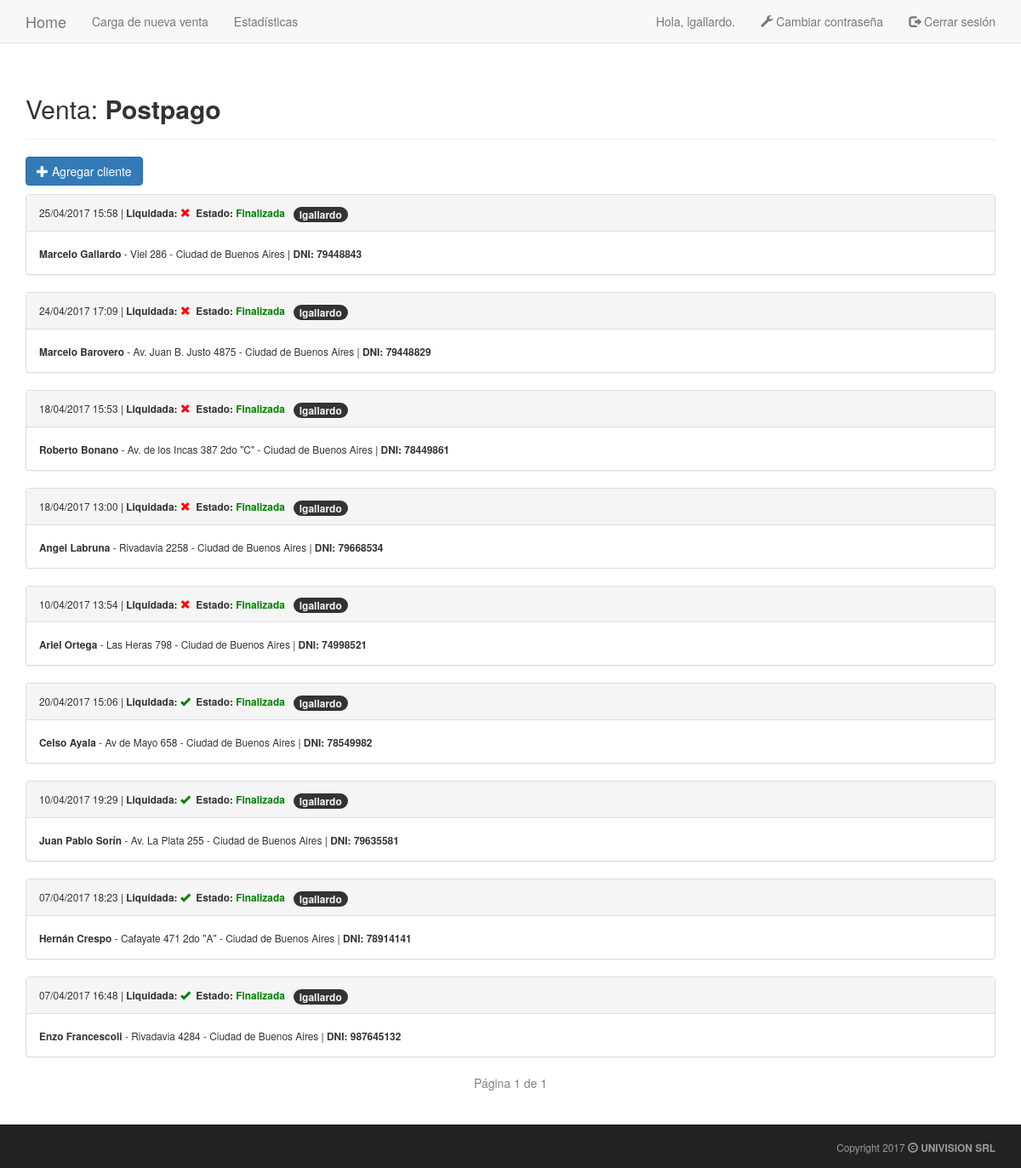
Before: /ventas/2/ (signed in) with the older database file.
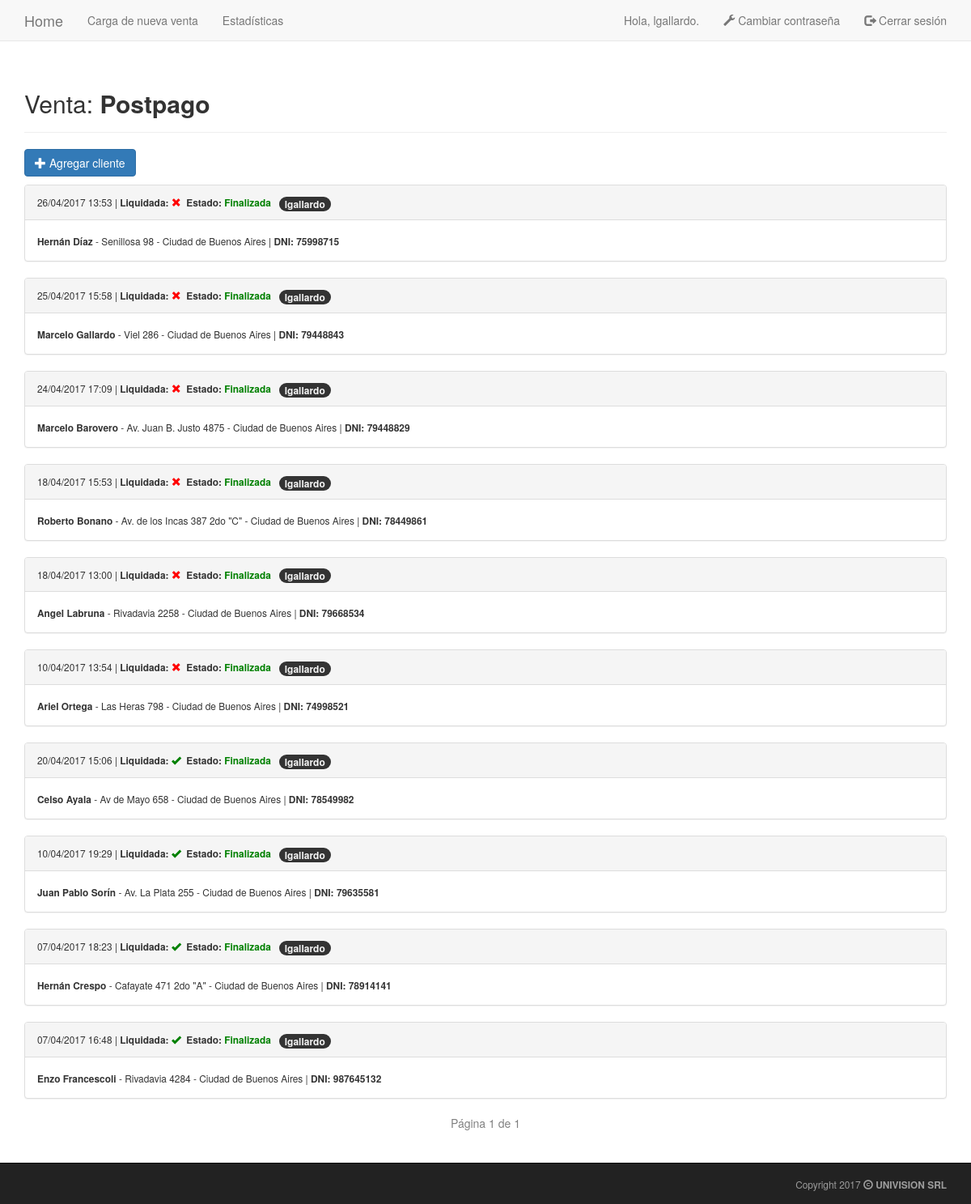
After: the same page with the newer database file.
### seguimientos/models.py (models this page shows, shortened)
class VentaNueva(models.Model):
    venta = models.ForeignKey(Venta)
    date_added = models.DateTimeField(auto_now_add=True)
    client = models.IntegerField(unique=True)
    name = models.CharField(max_length=40)
    surname = models.CharField(max_length=50)
    address = models.CharField(max_length=100)
    location = models.CharField(max_length=100)
    PREPAGO = 2
    PLATA = 3
    ORO = 4
    OROHD = 5
    HDPLUS = 10
    PLATINO = 10
    NEXUS = 10
    SERVICE_CHOICES = (
        (PREPAGO, 'Prepago'),
        (PLATA, 'Plata'),
        (ORO, 'Oro'),
        (OROHD, 'Oro HD'),
        (HDPLUS, 'Oro HD Plus'),
        (PLATINO, 'Platino'),
        (NEXUS, 'Nexus'),
    )
    service = models.IntegerField(choices=SERVICE_CHOICES, default=OROHD)
    payment = models.IntegerField(choices=((0, 'TC'), (1, 'Efectivo')), default=0)
    cash_amount = models.IntegerField(default=0)
    mix_amount = models.IntegerField(choices=((0, '0'), (1, '1'), (2, '2'), (3, '3'), (4, '4')), default=0)
    only_amount = models.IntegerField(choices=((0, '0'), (1, '1'), (2, '2'), (3, '3'), (4, '4')), default=0)
    hd_amount = models.IntegerField(choices=((0, '0'), (1, '1')), default=0)
    owner = models.ForeignKey(User)
    paid = models.NullBooleanField()
    payoff = models.BooleanField(default=False)
    sds = models.IntegerField(default=0)
    payoff_date = models.DateTimeField(auto_now=True)
    FI = 'Finalizada'
    VC = 'Venta Caída'
    RE = 'Rechazada'
    PR = 'Prospect'
    PE = 'Pendiente'
    STATUS_CHOICES = (
        (FI, 'Finalizada'),
        (VC, 'Venta Caída'),
        (RE, 'Rechazada'),
        (PR, 'Prospect'),
        (PE, 'Pendiente'),
    )
    status = models.CharField(choices=STATUS_CHOICES, max_length=12, default=FI)
    class Meta:
        verbose_name_plural = 'ventas nuevas'

### seguimientos/views.py (the view)
# urls.py: url(r'^ventas/(?P<venta_id>\d+)/$', views.venta, name='venta'),
@login_required
def venta(request, venta_id):
    venta = get_object_or_404(Venta, id=venta_id)
    try:
        if request.user.groups.filter( name='Liquidaciones' ).exists():
            paginator = Paginator( venta.ventanueva_set.order_by( 'payoff' , '-date_added' ) , 25 )
            page = request.GET.get( 'page' )
            ventas_nuevas = paginator.page( page )
        else:
            paginator = Paginator( venta.ventanueva_set.order_by( 'payoff' , '-date_added' ).filter( owner=request.user ) , 25 )
            page = request.GET.get( 'page' )
            ventas_nuevas = paginator.page( page )
    except PageNotAnInteger:
        ventas_nuevas = paginator.page( 1 )
    except EmptyPage:
        ventas_nuevas = paginator.page( paginator.num_pages )
    context = {'venta': venta , 'ventas_nuevas': ventas_nuevas}
    return render(request, 'seguimientos/venta.html', context)

### seguimientos/models.py (called while the page is built)
    def __str__(self):
        return self.text

### seguimientos/templatetags/new_filters.py (called while the page is built)
@register.filter( name='has_group' )
def has_group(user , group_name):
    return user.groups.filter( name=group_name ).exists()

### seguimientos/templates/seguimientos/venta.html (shortened to what this page needs)
{% extends 'seguimientos/base.html' %}
{% load new_filters %}
{% block header %}
	<h2>Venta: <b>{{ venta }}</b></h2>
{% endblock header %}
{% block content %}
	{% if request.user|has_group:"Liquidaciones" %}
	{% else %}
		<p>
			<a href="{% url 'seguimientos:venta_nueva' venta.id %}" class="btn btn-primary">
				<span class="glyphicon glyphicon-plus"></span> Agregar cliente</a>
		</p>
	{% endif %}
	{% for venta_nueva in ventas_nuevas %}
		<div class="panel panel-default">
			<div class="panel-heading">
				<small>
					{{ venta_nueva.date_added|date:'d/m/Y H:i' }}  |
					<b>
					Liquidada: {% if venta_nueva.payoff == False %}
						<span style="color:red" class="glyphicon glyphicon-remove"></span>
					{% else %}
						<span style="color:green" class="glyphicon glyphicon-ok"></span>
					{% endif %}
					&nbsp;Estado: {% if venta_nueva.status == 'Rechazada' or venta_nueva.status == 'Venta Caída' or venta_nueva.status == 'Prospect' %}
						<span style="color:red">{{ venta_nueva.status }}</span>
					{% else %}
						<span style="color:green">{{ venta_nueva.status }}</span>
					{% endif %}
					</b>&nbsp;
					<span class="badge">{{ venta_nueva.owner }}</span>
				</small>
			</div>
			<div class="panel-body">
				<small>
				<b>{{ venta_nueva.name }} {{ venta_nueva.surname }}</b> -
				{{ venta_nueva.address }} - {{ venta_nueva.location }} |
				<strong>DNI: {{ venta_nueva.client }}</strong>
				</small>
			</div>
        </div>
	{% empty %}
		No hay ventas cargadas para este usuario.
	{% endfor %}
        <ul class="pager">
            <span class="current" style="color:grey">
                Página {{ ventas_nuevas.number }} de {{ ventas_nuevas.paginator.num_pages }}
            </span>
        </ul>
{% endblock content %}

Changed rows visible on the page:
added VentaNueva: date_added "26/04/2017 13:53", payoff False (drawn), status "Finalizada", owner "lgallardo", name "Hernán", surname "Díaz", address "Senillosa 98", location "Ciudad de Buenos Aires", client "75998715"
